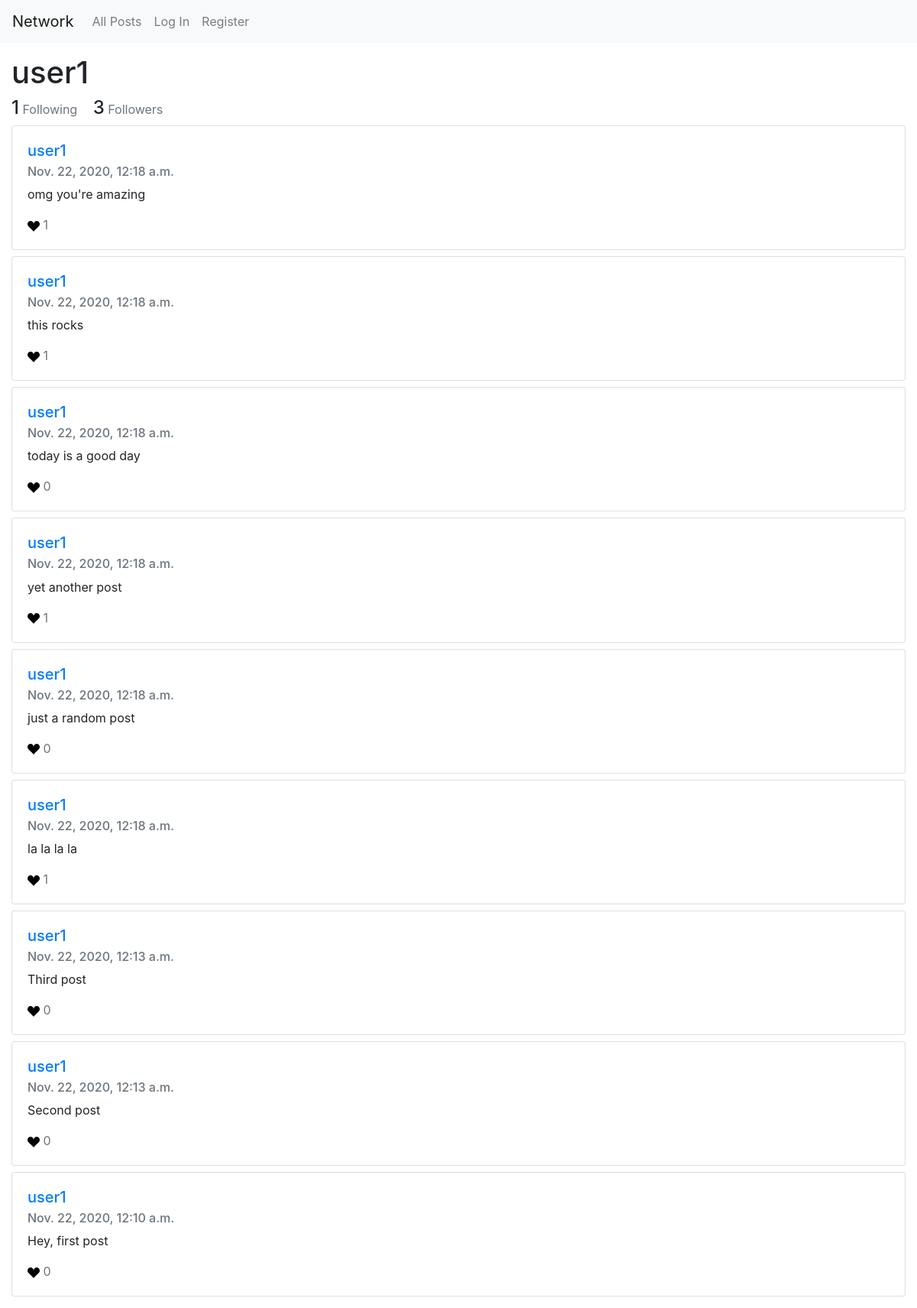
/profile/user1, run on the app's committed database.
### network/models.py (models this page shows)
class User(AbstractUser):
    following = models.ManyToManyField("self", symmetrical=False, blank=True, related_name="followers")

class Post(models.Model):
    content = models.TextField(verbose_name="New Post")
    timestamp = models.DateTimeField(auto_now_add=True)
    creator = models.ForeignKey(User, on_delete=models.CASCADE, related_name="posts")
    likes = models.ManyToManyField(User, blank=True)

### network/views.py (the view)
# urls.py: path("profile/<str:username>", views.profile, name="profile"),
def profile(request, username):
    profiled_user = User.objects.get(username=username)
    posts = Post.objects.filter(creator=profiled_user).order_by("-timestamp")
    page_obj = paginate_posts(request, posts)
    return render(request, "network/profile.html", {
        "profile": User.objects.get(username=username),
        "posts": page_obj,
        "feed": True
    })

### network/views.py (called while the page is built)
def paginate_posts(request, posts):
    paginator = Paginator(posts, 10)
    page_number = request.GET.get('page')
    return paginator.get_page(page_number)

### network/templates/network/profile.html (shortened to what this page needs)
{% extends "network/posts.html" %}
{% block top-matter %}
    <h1>{{ profile.username }}</h1>
    <div class="mb-2">
        <span class="h4">{{ profile.following.all|length }}</span>
        <span class="text-muted mr-3">Following</span>
        <span class="h4">{{ profile.followers.all|length }}</span>
        <span class="text-muted">Followers</span>
    </div>
{% endblock %}

### network/templates/network/posts.html (shortened to what this page needs)
{% extends "network/layout.html" %}
{% load static %}
{% block body %}
    <div class="top-matter">
        {% block top-matter %}
        {% endblock %}
    </div>
    <div class="feed">
        {% for post in posts %}
        <div class="card mb-2">
            <div class="card-body">
                <a href="{% url 'profile' post.creator.username %}">
                    <h5 class="card-title">{{ post.creator }}</h5>
                </a>
                <h6 class="card-subtitle mb-2 text-muted">{{ post.timestamp }}</h6>
                <p class="card-text" id="post-content-{{ post.id }}">{{ post.content }}</p>
                <p class="card-text text-muted">
                    <svg width="1em"
                         height="1em"
                         viewBox="0 0 16 16"
                         xmlns="http://www.w3.org/2000/svg"
                         id="{{ post.id }}"
                         data-post="{{ post.id }}"
                         class="bi bi-suit-heart-fill"
                         fill="
                            {% if user in post.likes.all %}
                            red
                            {% else %}
                            black
                            {% endif %}">
                        <path d="M4 1c2.21 0 4 1.755 4 3.92C8 2.755 9.79 1 12 1s4 1.755 4 3.92c0 3.263-3.234 4.414-7.608 9.608a.513.513 0 0 1-.784 0C3.234 9.334 0 8.183 0 4.92 0 2.755 1.79 1 4 1z"/>
                    </svg>
                    <span id="like-count-{{ post.id }}">{{ post.likes.all|length }}</span>
                </p>
            </div>
        </div>
        {% empty %}
        <p>No posts.</p>
        {% endfor %}
    </div>
{% endblock %}

### network/templates/network/layout.html (shortened to what this page needs)
{% load static %}
<!DOCTYPE html>
<html lang="en">
    <head>
        <link
            rel="stylesheet"
            href="https://stackpath.bootstrapcdn.com/bootstrap/4.4.1/css/bootstrap.min.css"
        />
        <link href="{% static 'network/styles.css' %}" rel="stylesheet" />
    </head>
    <body>
        <nav class="navbar navbar-expand-lg navbar-light bg-light">
            <a class="navbar-brand" href="{% url 'index' %}">Network</a>
            <div>
                <ul class="navbar-nav mr-auto">
                    <li class="nav-item">
                        <a class="nav-link" href="{% url 'index' %}"
                            >All Posts</a
                        >
                    </li>
                    {% if user.is_authenticated %}
                    <li class="nav-item">
                        <a class="nav-link" href="{% url 'following' %}"
                            >Following</a
                        >
                    </li>
                    <li class="nav-item">
                        <a class="nav-link" href="{% url 'logout' %}"
                            >Log Out</a
                        >
                    </li>
                    {% else %}
                    <li class="nav-item">
                        <a class="nav-link" href="{% url 'login' %}">Log In</a>
                    </li>
                    <li class="nav-item">
                        <a class="nav-link" href="{% url 'register' %}"
                            >Register</a
                        >
                    </li>
                    {% endif %}
                </ul>
            </div>
        </nav>
        <div class="body">{% block body %} {% endblock %}</div>
    </body>
</html>

### network/static/network/styles.css (style rules this page uses)
.body { margin: 15px; }
.bi { cursor: pointer; }

### data on the page
User: username "user1", following.all|length "1", followers.all|length "3"
Post: creator "user1", timestamp "Nov. 22, 2020, 12:18 a.m.", content "omg you're amazing", likes.all|length "1"
Post: creator "user1", timestamp "Nov. 22, 2020, 12:18 a.m.", content "this rocks", likes.all|length "1"
Post: creator "user1", timestamp "Nov. 22, 2020, 12:18 a.m.", content "today is a good day", likes.all|length "0"
Post: creator "user1", timestamp "Nov. 22, 2020, 12:18 a.m.", content "yet another post", likes.all|length "1"
Post: creator "user1", timestamp "Nov. 22, 2020, 12:18 a.m.", content "just a random post", likes.all|length "0"
Post: creator "user1", timestamp "Nov. 22, 2020, 12:18 a.m.", content "la la la la", likes.all|length "1"
Post: creator "user1", timestamp "Nov. 22, 2020, 12:13 a.m.", content "Third post", likes.all|length "0"
Post: creator "user1", timestamp "Nov. 22, 2020, 12:13 a.m.", content "Second post", likes.all|length "0"
Post: creator "user1", timestamp "Nov. 22, 2020, 12:10 a.m.", content "Hey, first post", likes.all|length "0"
